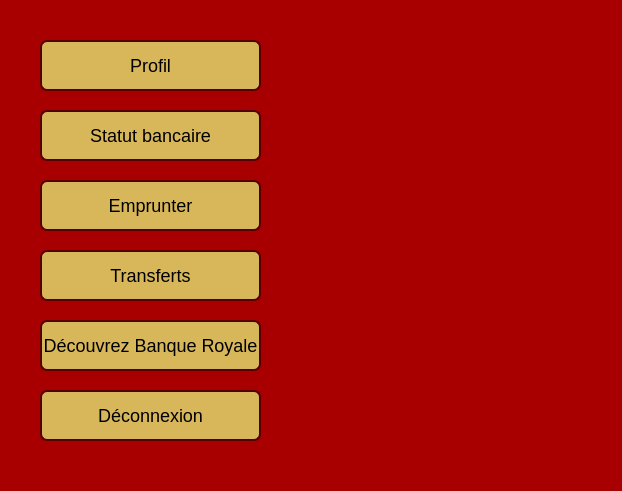
<?xml version="1.0" encoding="UTF-8"?>
<ui version="4.0">
 <class>menuPrincipal</class>
 <widget class="QDialog" name="menuPrincipal">
  <property name="geometry">
   <rect>
    <x>0</x>
    <y>0</y>
    <width>622</width>
    <height>491</height>
   </rect>
  </property>
  <property name="windowTitle">
   <string>Menu principal</string>
  </property>
  <property name="styleSheet">
   <string notr="true">QDialog{
background: rgb(168, 0, 0);
}</string>
  </property>
  <widget class="QPushButton" name="profilButton">
   <property name="geometry">
    <rect>
     <x>40</x>
     <y>40</y>
     <width>221</width>
     <height>51</height>
    </rect>
   </property>
   <property name="styleSheet">
    <string notr="true">QPushButton{
border: 2px solid rgb(85, 0, 0);
border-radius:7px;
background: #D8B75A;
font-size: 18px;
}</string>
   </property>
   <property name="text">
    <string>Profil</string>
   </property>
  </widget>
  <widget class="QPushButton" name="statusBancarButton">
   <property name="geometry">
    <rect>
     <x>40</x>
     <y>110</y>
     <width>221</width>
     <height>51</height>
    </rect>
   </property>
   <property name="styleSheet">
    <string notr="true">QPushButton{
border: 2px solid rgb(85, 0, 0);
border-radius:7px;
background: #D8B75A;
font-size: 18px;
}</string>
   </property>
   <property name="text">
    <string>Statut bancaire</string>
   </property>
  </widget>
  <widget class="QPushButton" name="imprumutaButton">
   <property name="geometry">
    <rect>
     <x>40</x>
     <y>180</y>
     <width>221</width>
     <height>51</height>
    </rect>
   </property>
   <property name="styleSheet">
    <string notr="true">QPushButton{
border: 2px solid rgb(85, 0, 0);
border-radius:7px;
background: #D8B75A;
font-size: 18px;
}</string>
   </property>
   <property name="text">
    <string>Emprunter</string>
   </property>
  </widget>
  <widget class="QPushButton" name="transferaButton">
   <property name="geometry">
    <rect>
     <x>40</x>
     <y>250</y>
     <width>221</width>
     <height>51</height>
    </rect>
   </property>
   <property name="styleSheet">
    <string notr="true">QPushButton{
border: 2px solid rgb(85, 0, 0);
border-radius:7px;
background: #D8B75A;
font-size: 18px;
}</string>
   </property>
   <property name="text">
    <string>Transferts</string>
   </property>
  </widget>
  <widget class="QPushButton" name="aboutButton">
   <property name="geometry">
    <rect>
     <x>40</x>
     <y>320</y>
     <width>221</width>
     <height>51</height>
    </rect>
   </property>
   <property name="styleSheet">
    <string notr="true">QPushButton{
border: 2px solid rgb(85, 0, 0);
border-radius:7px;
background: #D8B75A;
font-size: 18px;
}</string>
   </property>
   <property name="text">
    <string>Découvrez Banque Royale</string>
   </property>
  </widget>
  <widget class="QPushButton" name="delogareButton">
   <property name="geometry">
    <rect>
     <x>40</x>
     <y>390</y>
     <width>221</width>
     <height>51</height>
    </rect>
   </property>
   <property name="styleSheet">
    <string notr="true">QPushButton{
border: 2px solid rgb(85, 0, 0);
border-radius:7px;
background: #D8B75A;
font-size: 18px;
}</string>
   </property>
   <property name="text">
    <string>Déconnexion</string>
   </property>
  </widget>
  <widget class="QLabel" name="logo">
   <property name="geometry">
    <rect>
     <x>280</x>
     <y>110</y>
     <width>301</width>
     <height>271</height>
    </rect>
   </property>
   <property name="text">
    <string/>
   </property>
  </widget>
 </widget>
 <resources/>
 <connections/>
</ui>
